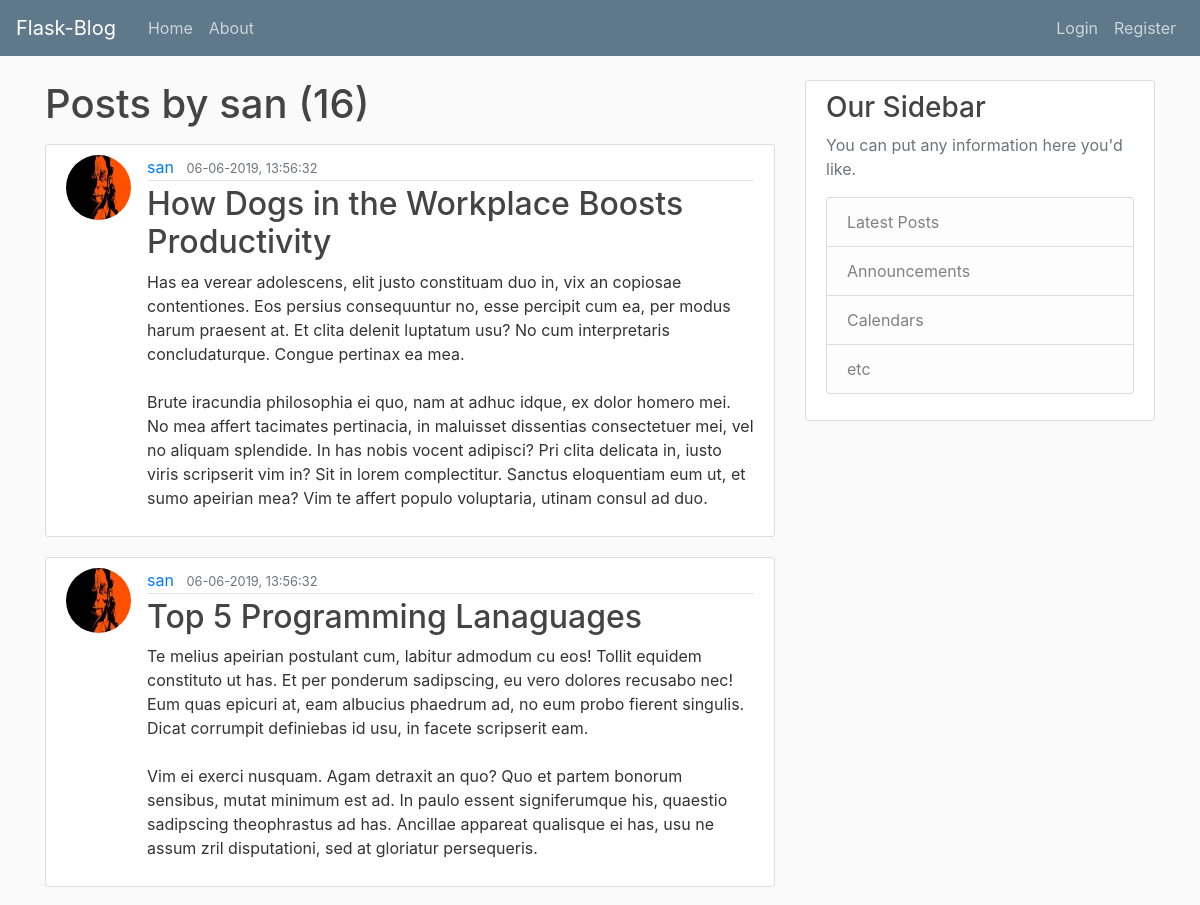
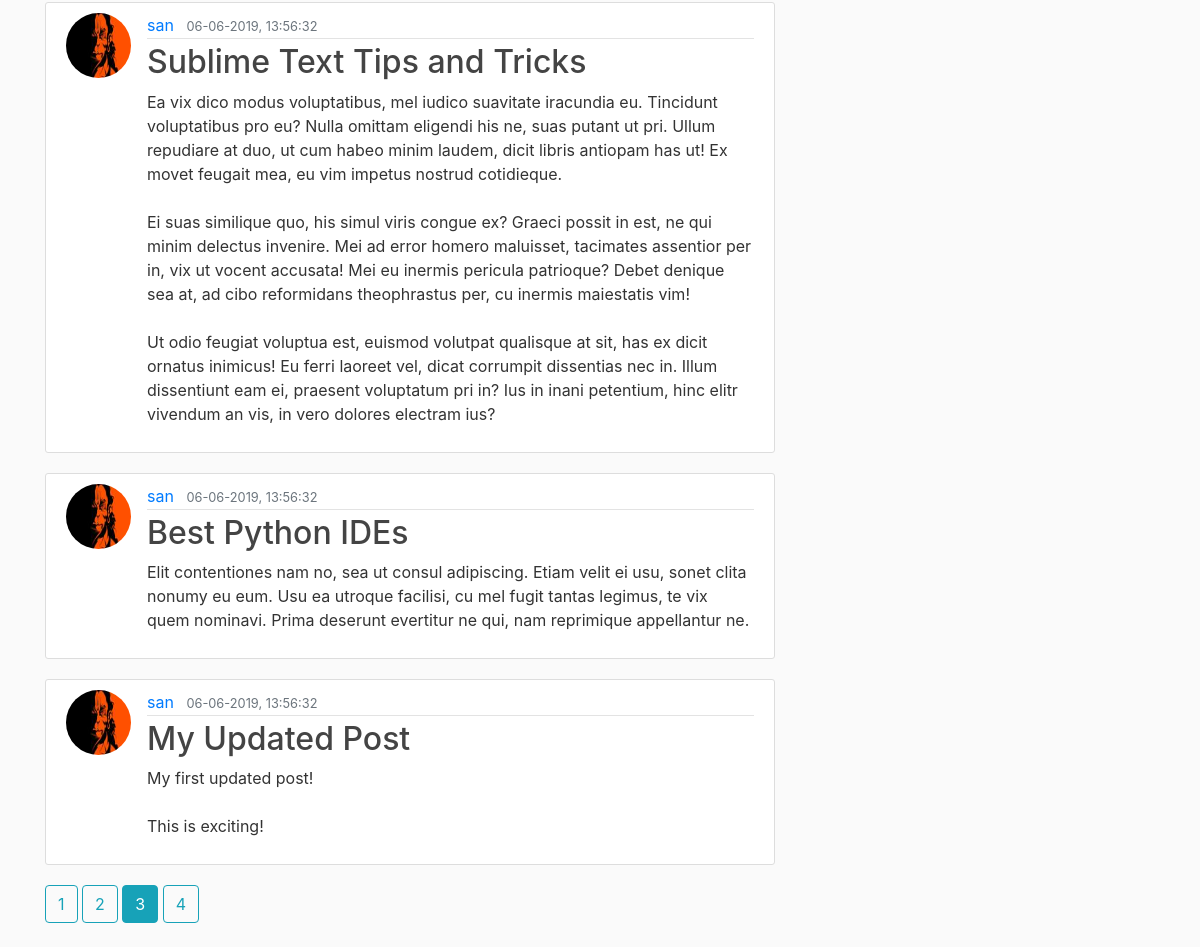
The app's page /user/san?page=3 with its own data (2 pictures, top to bottom).
### flaskblog/models.py (models this page shows, shortened)
class User(db.Model, UserMixin):
    id = db.Column(db.Integer, primary_key=True)
    username = db.Column(db.String(20), unique=True, nullable=False)
    email = db.Column(db.String(150), unique=True, nullable=False)
    image_file = db.Column(db.String(20), nullable=False, default='default.jpg')
    password = db.Column(db.String(60), nullable=False)
    posts = db.relationship('Post', backref='author', lazy=True)

class Post(db.Model):
    id = db.Column(db.Integer, primary_key=True)
    title = db.Column(db.String(300), nullable=False)
    date_poster = db.Column(db.DateTime, nullable=False, default=datetime.utcnow)
    content = db.Column(db.Text, nullable=False)
    user_id = db.Column(db.Integer, db.ForeignKey('user.id'), nullable=False)

### flaskblog/routes.py (the view)
@app.route("/user/<string:username>")
def posts_by_user(username):
    page = request.args.get('page', 1, type=int)
    user = User.query.filter_by(username=username).first_or_404()
    posts = Post.query.filter_by(author=user)\
        .order_by(Post.date_poster.desc())\
        .paginate(page=page,per_page=5)
    return render_template('user_posts.html', posts=posts, user=user, active_page=page)

### flaskblog/templates/user_posts.html
{% extends "layout.html" %}
{% block content %}
    <h1 class="mb-3">Posts by {{ user.username }} ({{ posts.total }})</h1>
    {% for post in posts.items %}
        <article class="media content-section">
            <img class="rounded-circle article-img"
                src="{{ url_for('static', filename='profile_pix/'+ post.author.image_file) }}">
            <div class="media-body">
                <div class="article-metadata">
                    <a class="mr-2" href="{{ url_for('posts_by_user', username=post.author.username)}}">{{ post.author.username }}</a>
                    <small class="text-muted">{{ post.date_poster.strftime('%d-%m-%Y, %H:%M:%S') }}</small>
                </div>
                <h2><a class="article-title" href="{{url_for('post', post_id=post.id)}}">{{ post.title }}</a></h2>
                <p class="article-content">{{ post.content }}</p>
            </div>
        </article>
    {% endfor %}
    {% for page_num in posts.iter_pages(left_edge=1,right_edge=1,left_current=2,right_current=4) %}
        {% if page_num %}
            {% if page_num == active_page %}
                {% set active_class = "btn btn-outline-info mb-4 active" %}
            {% else %}
                {% set active_class = "btn btn-outline-info mb-4" %}
            {% endif %}
            <a class="{{active_class}}" href="{{ url_for('posts_by_user', username=user.username, page=page_num) }}">
                {{ page_num }}
            </a>
        {% else %}
            ...
        {% endif %}
    {% endfor %}
{% endblock content %}

### flaskblog/static/main.css (style rules this page uses)
body { background: #fafafa; color: #333333; margin-top: 5rem; }
h1, h2, h3, h4, h5, h6 { color: #444444; }
.content-section { background: #ffffff; padding: 10px 20px; border: 1px solid #dddddd; border-radius: 3px; margin-bottom: 20px; }
.article-title { color: #444444; }
.article-content { white-space: pre-line; }
.article-img { height: 65px; width: 65px; margin-right: 16px; }
.article-metadata { padding-bottom: 1px; margin-bottom: 4px; border-bottom: 1px solid #e3e3e3 }

### records on screen
User: username "san"
Post: image_file (picture), author.username "san", date_poster "06-06-2019, 13:56:32", title "How Dogs in the Workplace Boosts Productivity", content "Has ea verear adolescens, elit justo constituam duo in, vix an copiosae contentiones. Eos persius consequuntur no, esse percipit cum ea, per modus harum praesent at. Et clita delenit luptatum usu? No cum interpretaris concludaturque. Congue pertinax ea mea. Brute iracundia philosophia ei quo, nam at adhuc idque, ex dolor homero mei. No mea affert tacimates pertinacia, in maluisset dissentias consectetuer mei, vel no aliquam splendide. In has nobis vocent adipisci? Pri clita delicata in, iusto viris scripserit vim in? Sit in lorem complectitur. Sanctus eloquentiam eum ut, et sumo apeirian mea? Vim te affert populo voluptaria, utinam consul ad duo."
Post: image_file (picture), author.username "san", date_poster "06-06-2019, 13:56:32", title "Top 5 Programming Lanaguages", content "Te melius apeirian postulant cum, labitur admodum cu eos! Tollit equidem constituto ut has. Et per ponderum sadipscing, eu vero dolores recusabo nec! Eum quas epicuri at, eam albucius phaedrum ad, no eum probo fierent singulis. Dicat corrumpit definiebas id usu, in facete scripserit eam. Vim ei exerci nusquam. Agam detraxit an quo? Quo et partem bonorum sensibus, mutat minimum est ad. In paulo essent signiferumque his, quaestio sadipscing theophrastus ad has. Ancillae appareat qualisque ei has, usu ne assum zril disputationi, sed at gloriatur persequeris."
Post: image_file (picture), author.username "san", date_poster "06-06-2019, 13:56:32", title "Sublime Text Tips and Tricks", content "Ea vix dico modus voluptatibus, mel iudico suavitate iracundia eu. Tincidunt voluptatibus pro eu? Nulla omittam eligendi his ne, suas putant ut pri. Ullum repudiare at duo, ut cum habeo minim laudem, dicit libris antiopam has ut! Ex movet feugait mea, eu vim impetus nostrud cotidieque. Ei suas similique quo, his simul viris congue ex? Graeci possit in est, ne qui minim delectus invenire. Mei ad error homero maluisset, tacimates assentior per in, vix ut vocent accusata! Mei eu inermis pericula patrioque? Debet denique sea at, ad cibo reformidans theophrastus per, cu inermis maiestatis vim! Ut odio feugiat voluptua est, euismod volutpat qualisque at sit, has ex dicit ornatus inimicus! Eu…"
Post: image_file (picture), author.username "san", date_poster "06-06-2019, 13:56:32", title "Best Python IDEs", content "Elit contentiones nam no, sea ut consul adipiscing. Etiam velit ei usu, sonet clita nonumy eu eum. Usu ea utroque facilisi, cu mel fugit tantas legimus, te vix quem nominavi. Prima deserunt evertitur ne qui, nam reprimique appellantur ne."
Post: image_file (picture), author.username "san", date_poster "06-06-2019, 13:56:32", title "My Updated Post", content "My first updated post! This is exciting!"

### other values on screen
{{ posts.total }} "16"
{{ page_num }} "1" "2" "3" "4"
